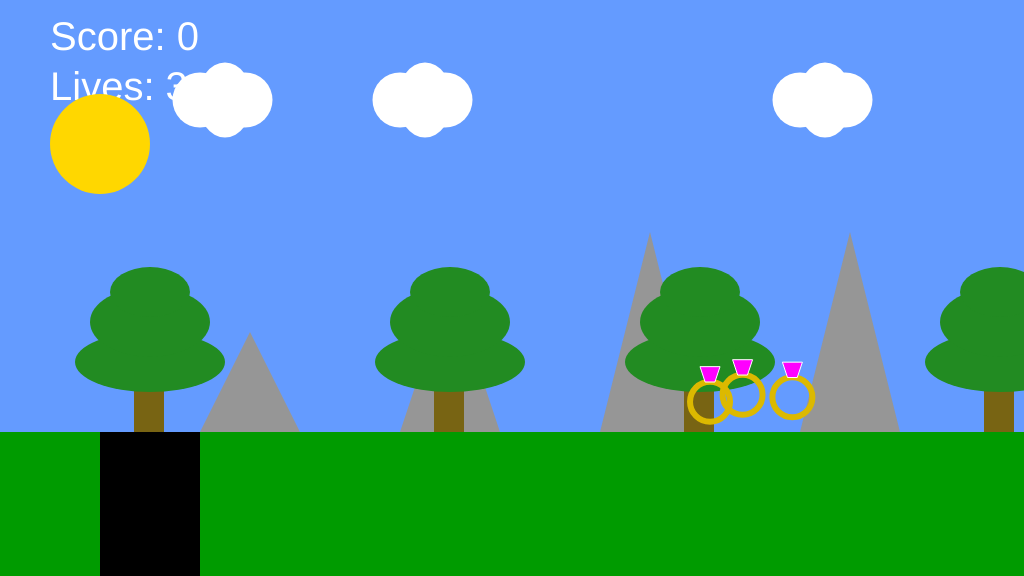
Frame 1 (no input)
Frame 60 (no input): identical to frame 1, image omitted
Frame 120 (the mouse pressed at the canvas centre since frame 60): identical to frame 1, image omitted

The p5.js sketch that drew this single still picture (run headless with seeded random() and noise() and a simulated clock; from frame 60 on, the mouse is pressed at the canvas centre):

// p5.js sketch
// ── sketch.js
/*
The Game Project 7
*/
/* Global Variables */ 
var gameChar_x;
var gameChar_y;
var floorPos_y;
var isLeft;
var isRight;
var isFalling;
var isPlummeting;
var canyon;
var collectables;
var sun_x;
var sun_y;
var isFound;
var trees_x;
var treePos_y;
var numTrees;
var isScrollingLeft;
var isScrollingRight;
var scrollPos;
var origin_x;
var clouds;
var cloudHeight;
var collectableTimer;
var game_score;
var flagpole;
var lives;
var alive;
var mountains;  // New variable for mountains array
var cameraPosX; // Variable to control the camera position

/* The Setup Function */
function setup() {
  createCanvas(1024, 576);
  floorPos_y = (height * 3) / 4;
  gameChar_x = width / 2;
  gameChar_y = floorPos_y;
  isFalling = false;
  isLeft = false;
  isRight = false;

  lives = 3;

  sun_x = 100;
  sun_y = height / 4;
  numTrees = 3;

  canyon = { x_pos: 100, y_pos: floorPos_y, size_x: 100, size_y: 150 };
  collectables = [
    {
      x_pos: random(50, width - 50),
      y_pos: floorPos_y - random(0, 50),
      size: 40,
      isFound: false,
      reappearTime: 5000,
    },
    {
      x_pos: random(50, width - 50),
      y_pos: floorPos_y - random(0, 50),
      size: 40,
      isFound: false,
      reappearTime: 5000,
    },
    {
      x_pos: random(50, width - 50),
      y_pos: floorPos_y - random(0, 50),
      size: 40,
      isFound: false,
      reappearTime: 5000,
    },
  ];

  collectableTimer = null; 
  isScrollingLeft = false; 
  isScrollingRight = false; 
  isPlummeting = false; 

  trees_x = [150, 450, 700, 1000, 1200, 1400, 1600, 1900, 2200, 2500];
  treePos_y = floorPos_y;
  scrollPos = 0; 
  origin_x = gameChar_x;
  cloudHeight = [50, 70, 50];
  cloudPos_y = height / 3;
  clouds = [
    { x_pos: 200, y_pos: 100 },
    { x_pos: 400, y_pos: 100 },
    { x_pos: 800, y_pos: 100 },
  ];

  mountains = [
    { x_pos: 200, height: 100 },
    { x_pos: 400, height: 150 },
    { x_pos: 600, height: 200 },
    { x_pos: 800, height: 200 },

  ]; // Mountains array added

  game_score = 0;
  flagpole = { isReached: false, x_pos: 1500 };

  cameraPosX = 0; // Initialize camera position
}

function draw() {
  background(100, 155, 255); // Fill the sky blue
  noStroke();
  fill(0, 155, 0);
  rect(0, floorPos_y, width, height - floorPos_y); // Draw some green ground
  
  // Draw Score
  fill(255);
  textSize(40);
  text("Score: " + game_score, 50, 50); // Score padded 50px from top-left

  // Draw Lives
  text("Lives: " + lives, 50, 100); // Lives displayed below the score

  // Scrolling the background based on character movement
  push();
  translate(-cameraPosX, 0); // Adjust the position of the camera
  
  // Draw the background elements
  drawSun();
  drawClouds();
  drawMountains();
  drawTrees();
  drawCanyon(canyon);
  checkPlummetting(canyon);
  drawMultipleCollectables();
  drawFlag();
  checkFlagpole();

  pop(); // Restore the original coordinate system

  // Draw the character in the foreground
  drawGameChar();
  isDead();
  died();
  alive();

  ///////////INTERACTION CODE//////////
  //Put conditional statements to move the game character below here

  if (isRight) {
    cameraPosX += 5;
  } else if (isLeft) {
    cameraPosX -= 5;
  }
  
  if (gameChar_y < floorPos_y) {
    gameChar_y += 2;
    isFalling = true;
  } else {
    isFalling = false;
  }

  if (gameChar_y > floorPos_y) {
    gameChar_y += 2;
  }

  if (isPlummeting) {
    if (gameChar_y <= floorPos_y) {
      gameChar_y += 2;
    } else if (gameChar_y > floorPos_y) {
      gameChar_y += 10;
    }
    else if (gameChar_y > height) {
      // get the character back to floor
    }
  }

  // Making sure character does not jump back up
  if ((gameChar_y > floorPos_y)) {
    gameChar_y += 3;
    isFalling = true;
  }
}

/// END OF DRAW Function ////// 

//############################//
// Keys Functions             //
//############################//

function keyPressed() {
  // Move Left or Right
  if (keyCode == 65 || keyCode == 37) {
    isLeft = true;
  } else if (keyCode == 68 || keyCode == 39) {
    isRight = true;
  }
  // Jump 
  if (
    (keyCode == 87 || keyCode == 38) && (gameChar_y == floorPos_y)) {
    gameChar_y = gameChar_y - 100;
    isFalling = true;
  }
}

function keyReleased() {
  // if statements to control the animation of the character when
  // keys are released.
  if (keyCode == 65 || keyCode == 37) {
    isLeft = false;
  } else if (keyCode == 68 || keyCode == 39) {
    isRight = false;
  } else if (keyCode == 87 || keyCode == 38) {
    isFalling = true;
  }
  if (keyCode == 83 || keyCode == 40) {
    isFalling = true;
    isLeft = false;
    isRight = false;
  }
}

// Drawing functions
function drawGameChar() {
  // Your character drawing code remains the same
  // (No changes needed in this section)
}

function drawMountains() {
  // Drawing Mountains using the mountains array
  for (var i = 0; i < mountains.length; i++) {
    fill(150);
    triangle(
      mountains[i].x_pos, floorPos_y,
      mountains[i].x_pos + 100, floorPos_y,
      mountains[i].x_pos + 50, floorPos_y - mountains[i].height
    );
  }
}

function drawTrees() {
  for (var i = 0; i < trees_x.length; i++) {
    // Draw the trunk
    fill(120, 100, 19); // Brown color
    rect(trees_x[i] - 16, treePos_y - 100, 30, 100);

    // Draw the tree top using 3 ellipses
    fill(34, 139, 34); // Green color

        // Bottom ellipse

    ellipse(trees_x[i], treePos_y - 70, 150, 60);
    // Middle ellipse
    ellipse(trees_x[i], treePos_y - 110, 120, 70);
    // Top ellipse
    ellipse(trees_x[i], treePos_y - 140, 80, 50);
  }
}

        
  


function drawClouds() {
  for (var i = 0; i < clouds.length; i++) {
    fill(255);
    ellipse(clouds[i].x_pos, clouds[i].y_pos, 55, 55);
    ellipse(clouds[i].x_pos + 25, clouds[i].y_pos, 55, 75);
    ellipse(clouds[i].x_pos + 45, clouds[i].y_pos, 55, 55);
  }
}

function drawSun() {
  // Draw The Sun
  fill("gold");
  ellipse(sun_x, sun_y, 100, 100);
}

function drawCanyon(t_canyon) {
  // Draw the canyon
  fill("black");
  rect(
    t_canyon.x_pos, t_canyon.y_pos,
    t_canyon.size_x, t_canyon.size_y
  );
}

function drawCollectable(t_collectable) {
  if (!t_collectable.isFound) {
    noFill();
    strokeWeight(6);
    stroke(220, 185, 0);
    ellipse(
      t_collectable.x_pos, t_collectable.y_pos - 20,
      t_collectable.size, t_collectable.size
    );
    fill(255, 0, 255);
    stroke(255);
    strokeWeight(1);
    quad(
      t_collectable.x_pos - 5,
      t_collectable.y_pos - t_collectable.size,
      t_collectable.x_pos - 10,
      t_collectable.y_pos - (t_collectable.size + 15),
      t_collectable.x_pos + 10,
      t_collectable.y_pos - (t_collectable.size + 15),
      t_collectable.x_pos + 5,
      t_collectable.y_pos - t_collectable.size
    );
  }
}

function checkCollectable(t_collectable) {
  if (
    !t_collectable.isFound &&
    dist(
      gameChar_x,
      gameChar_y,
      t_collectable.x_pos,
      t_collectable.y_pos
    ) < 20
  ) {
    t_collectable.isFound = true;
    game_score += 1;
  }
}

function checkPlummetting() {
  if (
    gameChar_x > canyon.x_pos &&
    gameChar_x < canyon.x_pos + canyon.size_x &&
    gameChar_y >= floorPos_y
  ) {
    isPlummeting = true;
  }

  if (isPlummeting) {
    gameChar_y += 10;
    if (gameChar_y > height) {
      lives -= 1;
      if (lives > 0) {
        gameChar_x = width / 2;
        gameChar_y = floorPos_y;
        isPlummeting = false;
      } else {
        // Handle game over or restart
        console.log("Game Over");
      }
    }
  }
}

function drawMultipleCollectables() {
  for (var i = 0; i < collectables.length; i++) {
    drawCollectable(collectables[i]);
    checkCollectable(collectables[i]);
  }
}

function died() {
  if (gameChar_y > height) {
    gameChar_y = floorPos_y - 100;
    gameChar_x = canyon.x_pos + 300;
    lives -= 1;
  }
}

function alive() {
  if (lives > 0 && lives < 4) {
    return true;
  }
  else
    return false;
}

function isDead() {
  if (lives <= 0) {
    lives = 0;
  }
  return true;
}

function drawFlag() {
  stroke(255, 255, 0);
  strokeWeight(3);
  line(
    flagpole.x_pos, floorPos_y - 150,
    flagpole.x_pos, floorPos_y
  );
  if (flagpole.isReached) {
    noStroke();
    fill(255, 0, 0);
    rect(flagpole.x_pos, floorPos_y - 150, 40, 30);
  } else {
    noStroke();
    fill(255, 0, 0);
    rect(flagpole.x_pos, floorPos_y - 30, 40, 30);
  }
}

function checkFlagpole() {
  var d = gameChar_x >= flagpole.x_pos;
  if (gameChar_x + 30 >= flagpole.x_pos) {
    flagpole.isReached = true;
  }
}
